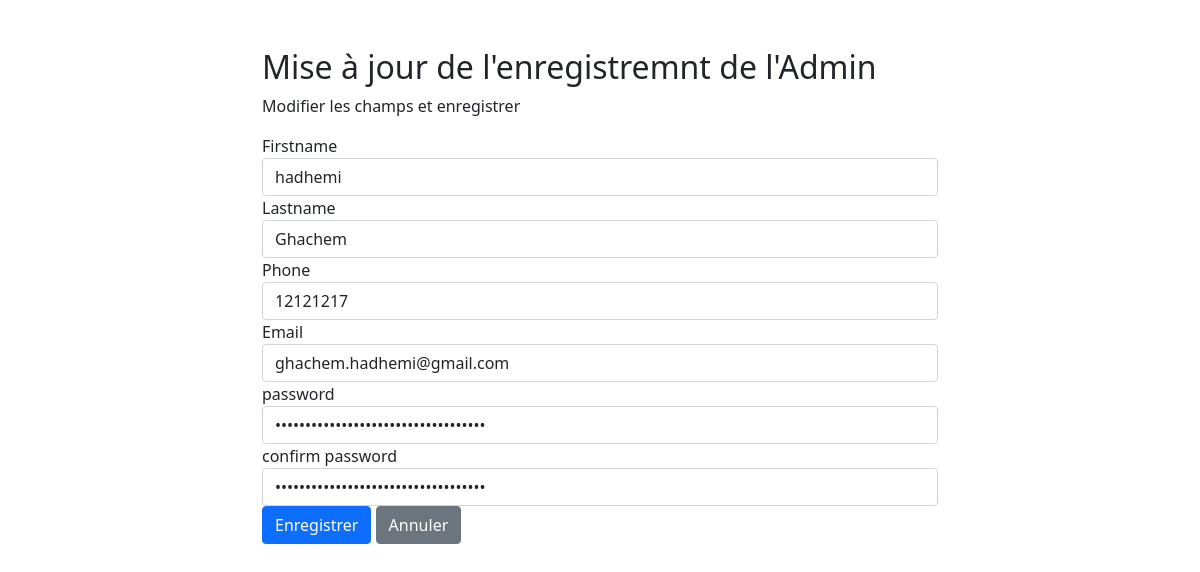
Screenshot of /updateAdmin.php?id=14 with the database file from the repository.
### tables this page shows
CREATE TABLE `signup` (
  `id` int(11) NOT NULL,
  `firstname` text NOT NULL,
  `lastname` text NOT NULL,
  `email` text NOT NULL,
  `phone` varchar(11) NOT NULL,
  `password` varchar(35) NOT NULL,
  `confirm_password` varchar(35) NOT NULL
);

### updateAdmin.php (the view, shortened to what this page needs)
<?php
require_once "config.php";
$firstname = $lastname = $email= $phone  =$password = $confirm_password="";
$firstname_err = $lastname_err =$phone_err = $email_err =$password_err= $confirm_password_err="";
if(isset($_POST["id"]) && !empty($_POST["id"])){
    $id = $_POST["id"];
    $input_lastname = trim($_POST["lastname"]);
    if(empty($input_lastname)){
        $lastname_err = "Veillez entrez lastname.";
    } elseif(!filter_var($input_lastname, FILTER_VALIDATE_REGEXP, array("options"=>array("regexp"=>"/^[a-zA-Z\s]+$/")))){
        $lastname_err = "Veillez entrez a valid lastname.";
    } else{
        $lastname = $input_lastname;
    }
     $input_firstname = trim($_POST["firstname"]);
     if(empty($input_firstname)){
         $firstname_err = "enter firstname.";
     } elseif(!filter_var($input_firstname, FILTER_VALIDATE_REGEXP, array("options"=>array("regexp"=>"/^[a-zA-Z\s]+$/")))){
         $firstname_err = "enter a valid firstname.";
     } else{
         $firstname = $input_firstname;
     }
    $input_phone = trim($_POST["phone"]);
    if(empty($input_phone)){
        $phone_err = "Veillez entrez le numéro du téléphone.";
    } else{
        $phone = $input_phone;
    }
    $input_email = trim($_POST["email"]);
    if(empty($input_email)){
        $email_err = "Veillez entrez un email.";
    }  else{
        $email = $input_email;
    }
    $input_password = trim($_POST["password"]);
    if(empty($input_password)){
        $password_err = "Veillez entrez le password.";
    } else{
        $password = $input_password;
    }
    $input_confirm_password = trim($_POST["confirm_password"]);
    if(empty($input_confirm_password)){
        $confirm_password_err = "Veillez entrez le password.";
    } else{
        $confirm_password = $input_confirm_password;
    }
    if (empty($firstname_err) && empty($phone_err) && empty($lastname_err) && empty($email_err) && empty($password_err) && empty($confirm_password_err)) {
        $sql = "UPDATE signup SET firstname=?, lastname=?, phone=?, email=?, password=?, confirm_password=? WHERE id=?";
        $sql = "UPDATE signup SET firstname=?, lastname=?, phone=?, email=?, password=?, confirm_password=? WHERE id=?";
        if ($stmt = $conn->prepare($sql)) {
            $hashed_password = password_hash($password, PASSWORD_DEFAULT);
            $hashed_confirm_password = password_hash($confirm_password, PASSWORD_DEFAULT);
            $param_firstname = $firstname;
            $param_lastname = $lastname;
            $param_phone = $phone;
            $param_email = $email;
            $param_password = $hashed_password;
            $param_confirm_password = $hashed_confirm_password;
            $param_id = $id;
            $stmt->bind_param("ssssssi", $param_firstname, $param_lastname, $param_phone, $param_email, $param_password, $param_confirm_password, $param_id);
            if ($stmt->execute()) {
                header("location: adminList.php");
                exit();
            } else {
                echo "Oops! An error occurred.";
            }
            mysqli_stmt_close($stmt);
        }
    }
}
else{
    if(isset($_GET["id"]) && !empty(trim($_GET["id"]))){
        $sql = "SELECT * FROM signup WHERE id = ?";
        if($stmt = mysqli_prepare($conn, $sql)){
            mysqli_stmt_bind_param($stmt, "i", $param_id);
            if(mysqli_stmt_execute($stmt)){
                $result = mysqli_stmt_get_result($stmt);
                if(mysqli_num_rows($result) == 1){
                    $row = mysqli_fetch_array($result, MYSQLI_ASSOC);
                    $firstname = $row["firstname"];
                    $lastname = $row["lastname"];
                    $email = $row["email"];
                    $phone = $row["phone"];
                    $password = $row["password"];
                    $confirm_password=$row["confirm_password"];
                } else{
                    header("location: error.php");
                    exit();
                }
            } else{
                echo "Oops! une erreur est survenue.";
            }
        }
    }  else{
        header("location: error.php");
        exit();
    }
}
?>
<!DOCTYPE html>
<html lang="en">
<head>
    <link href="https://cdn.jsdelivr.net/npm/bootstrap@5.1.3/dist/css/bootstrap.min.css" rel="stylesheet">
</head>
<body>
    <div class="wrapper">
        <div class="container-fluid">
            <div class="row">
                <div class="col-md-12">
                    <h2 class="mt-5">Mise à jour de l'enregistremnt de l'Admin</h2>
                    <p>Modifier les champs et enregistrer</p>
                    <form action="<?php echo htmlspecialchars($_SERVER['PHP_SELF']); ?>" method="post">
                    <div class="form-group">
                        <label>Firstname</label>
                        <input type="text" name="firstname" class="form-control <?php echo (!empty($firstname_err)) ? 'is-invalid' : ''; ?>" value="<?php echo $firstname; ?>">
                    </div>
                        <div class="form-group">
                            <label>Lastname</label>
                            <input type="text" name="lastname" class="form-control <?php echo (!empty($lastname_err)) ? 'is-invalid' : ''; ?>" value="<?php echo $lastname; ?>">
                        </div>
                        <div class="form-group">
                            <label>Phone</label>
                            <input type="text" name="phone" class="form-control <?php echo (!empty($phone_err)) ? 'is-invalid' : ''; ?>" value="<?php echo $phone; ?>">
                        </div>
                        <div class="form-group">
                            <label>Email</label>
                            <input type="email" name="email" class="form-control <?php echo (!empty($email_err)) ? 'is-invalid' : ''; ?>" value="<?php echo $email; ?>">
                        </div>
                        <div class="form-group">
                            <label>password</label>
                            <input type="password" name="password" class="form-control <?php echo (!empty($password_err)) ? 'is-invalid' : ''; ?>" value="<?php echo $password; ?>">
                        </div>
                        <div class="form-group">
                            <label> confirm password</label>
                            <input type="password" name="confirm_password" class="form-control <?php echo (!empty($confirm_password_err)) ? 'is-invalid' : ''; ?>" value="<?php echo $confirm_password; ?>">
                        </div>
                        <input type="submit" class="btn btn-primary" value="Enregistrer">
                        <a href="adminList.php" class="btn btn-secondary ml-2">Annuler</a>
                    </form>
                </div>
            </div>
        </div>
    </div>
</body>
</html>

### updateAdmin.php (style rules this page uses)
.wrapper { width: 700px; margin: 0 auto; }

### rows the page displays
signup: firstname "hadhemi", lastname "Ghachem", phone "12121217", email "ghachem.hadhemi@gmail.com"
